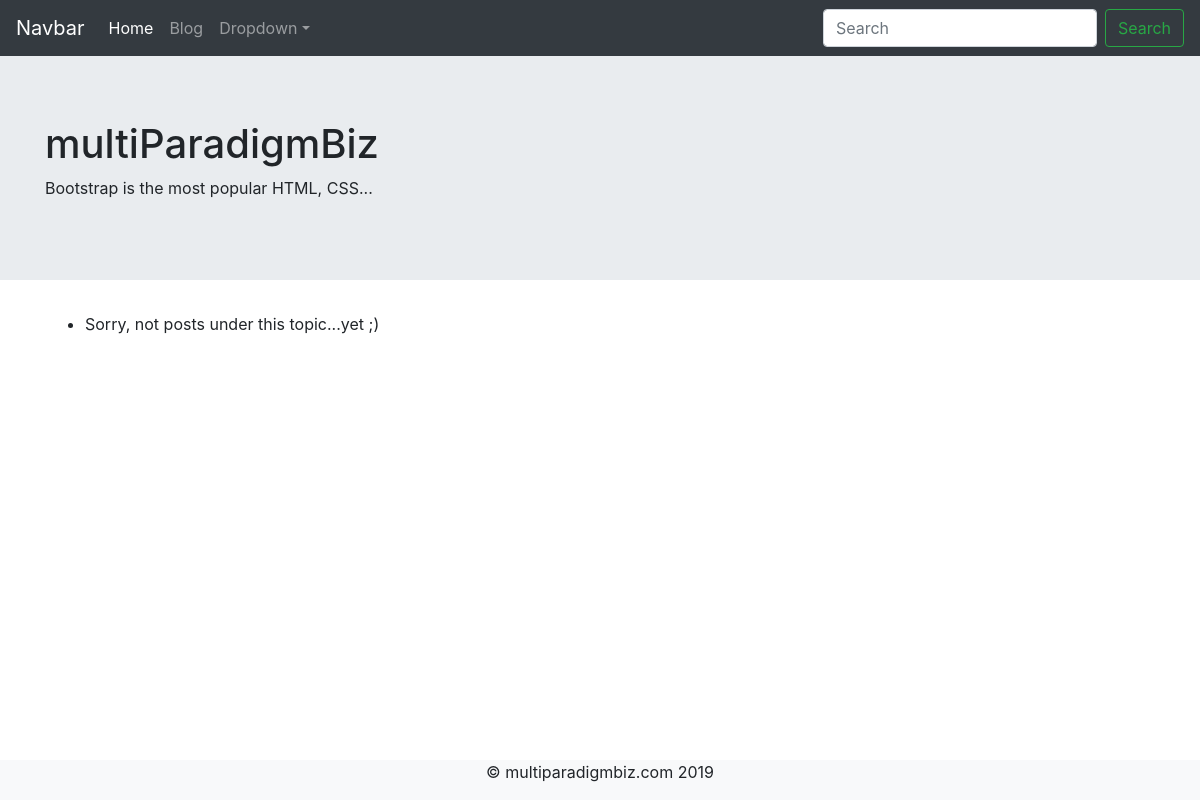
Before: /topics/ with the older database file.
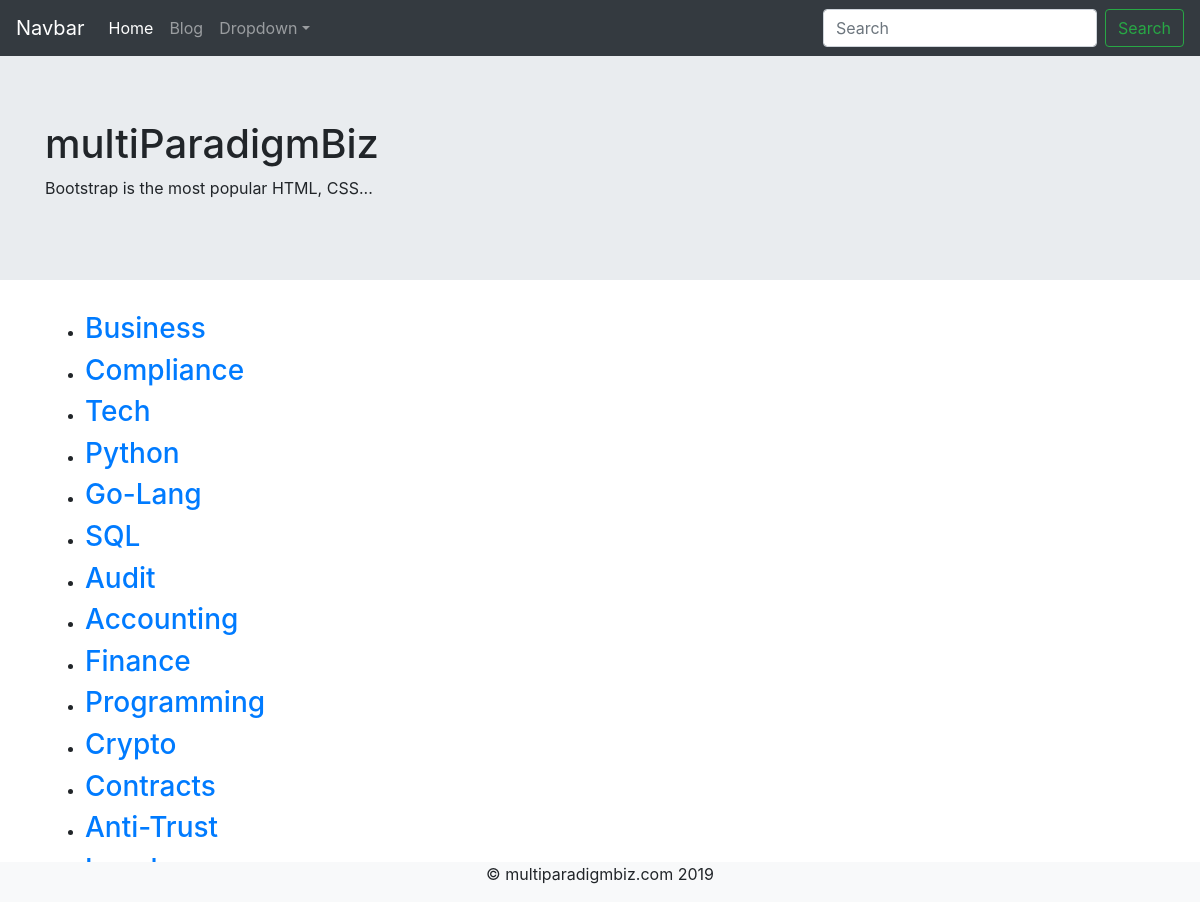
After: the same page with the newer database file.
### mpb_blog/models.py (models this page shows)
class Topic(models.Model):
    text = models.CharField(max_length=200)
    date_added = models.DateTimeField(auto_now_add=True)
    def __str__(self):
        return self.text

### mpb_blog/views.py (the view)
# urls.py: path('topics/', views.topics, name='topics'),
def topics(request):
    topics = Topic.objects.order_by('date_added')
    context = {'topics': topics}
    return render(request, 'topics.html', context)

### templates/topics.html (shortened to what this page needs)
{% extends 'base.html' %}
{% block contents %}
<ul>
{% for topic in topics %}
<li><h3>
    <a href="{% url 'mpb_blog:topic' topic.id %}"> {{ topic }}</a>
</h3></li>
{% empty %}
    <li>Sorry, not posts under this topic...yet ;)</li>
{% endfor %}
</ul>
{% endblock contents %}

### templates/base.html (shortened to what this page needs)
{% load bootstrap4 %}
<!DOCTYPE html>
<html lang="en">
<head>
    {% bootstrap_css %}
</head>
<body>
<nav class="navbar navbar-expand-md navbar-dark sticky-top bg-dark">
  <a class="navbar-brand" href="{% url 'mpb_blog:index' %}">Navbar</a>
  <div class="collapse navbar-collapse" id="navbarsExampleDefault">
    <ul class="navbar-nav mr-auto">
      <li class="nav-item active">
        <a class="nav-link" href="{% url 'mpb_blog:index' %}">Home <span class="sr-only">(current)</span></a>
      </li>
      <li class="nav-item">
        <a class="nav-link" href="{% url 'mpb_blog:entries' %}">Blog</a>
      </li>
      <li class="nav-item dropdown">
        <a class="nav-link dropdown-toggle" href="#" id="dropdown01" data-toggle="dropdown" aria-haspopup="true" aria-expanded="false">Dropdown</a>
      </li>
    </ul>
    <form class="form-inline my-2 my-lg-0">
      <input class="form-control mr-sm-2" type="text" placeholder="Search" aria-label="Search">
      <button class="btn btn-outline-success my-2 my-sm-0" type="submit">Search</button>
    </form>
  </div>
</nav>
<main role="main">
<div class="jumbotron jumbotron-fluid">
  <div class="container">
    <h1>multiParadigmBiz</h1>
    <p>Bootstrap is the most popular HTML, CSS...</p>
  </div>
</div>
<div class="container">
<div class="row">
<div class="col-lg-12">
    {%  block contents %}
    {% endblock %}
</div>
</div>
</div>
</main>
<footer class="fixed-bottom bg-light">
  <p class="text-center">&copy; multiparadigmbiz.com 2019</p>
</footer>
</body>
</html>

Changed rows visible on the page:
added Topic: text "Business"
added Topic: text "Compliance"
added Topic: text "Tech"
added Topic: text "Python"
added Topic: text "Go-Lang"
added Topic: text "SQL"
added Topic: text "Audit"
added Topic: text "Accounting"
added Topic: text "Finance"
added Topic: text "Programming"
added Topic: text "Crypto"
added Topic: text "Contracts"
added Topic: text "Anti-Trust"
Other visible differences:
text no longer shown: "Sorry, not posts under this topic...yet ;)"
